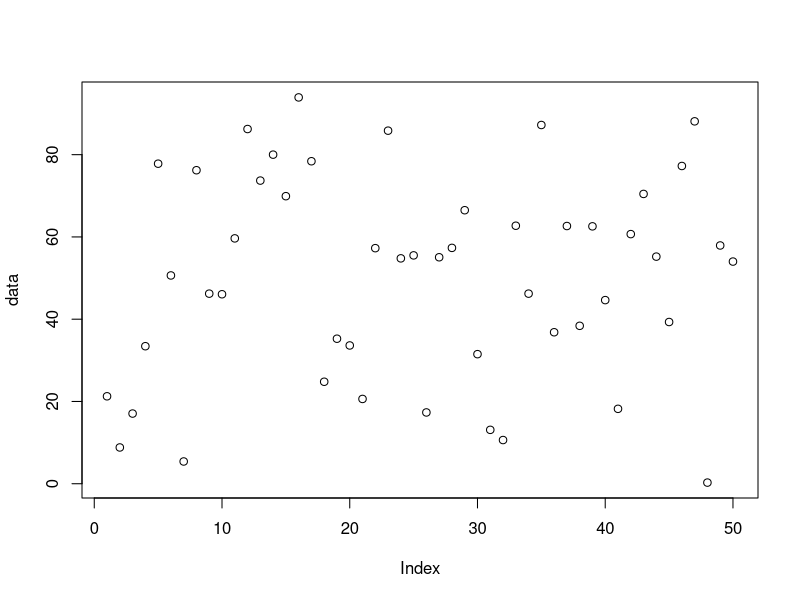
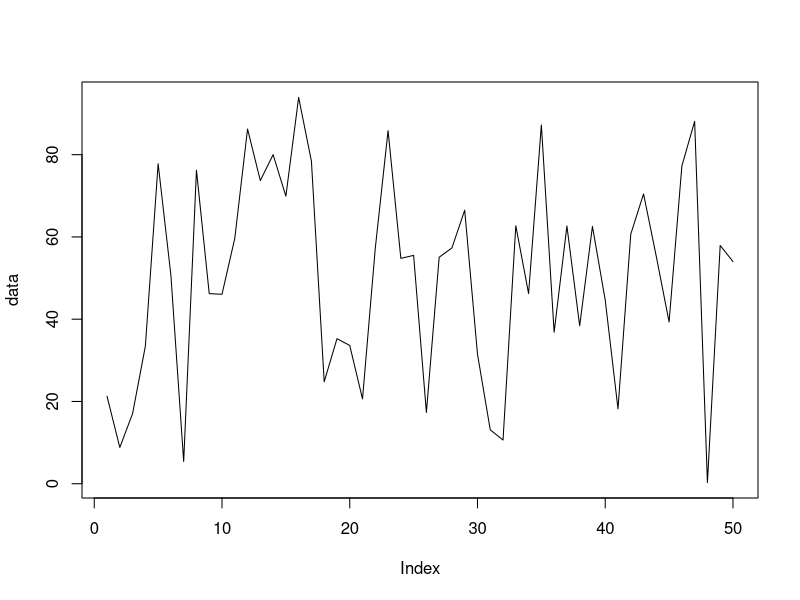
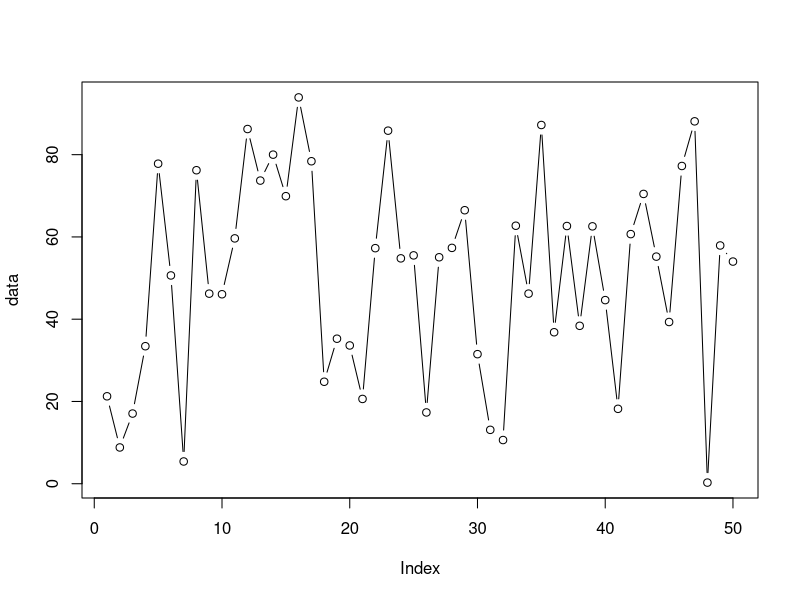
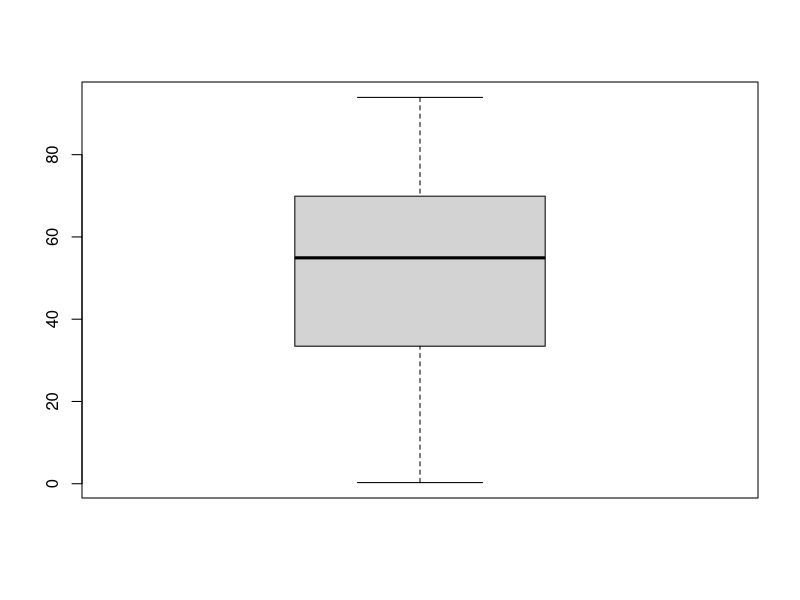
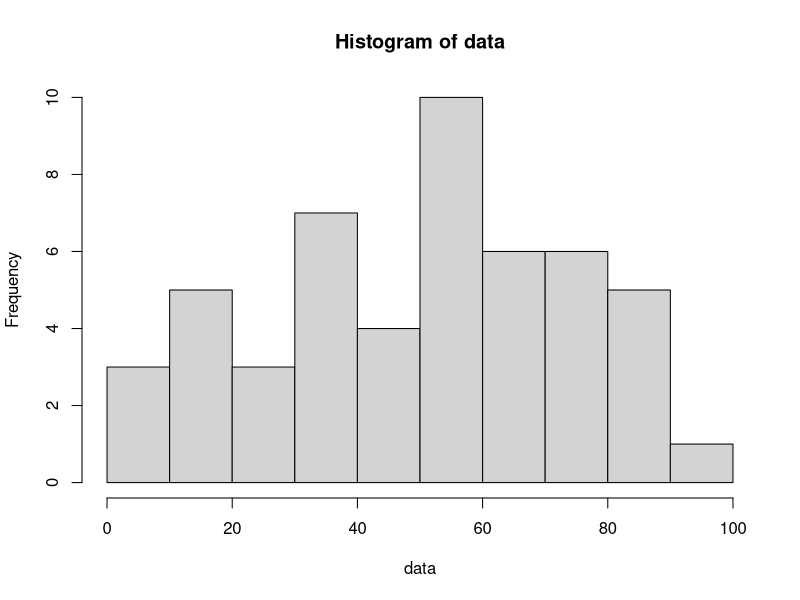
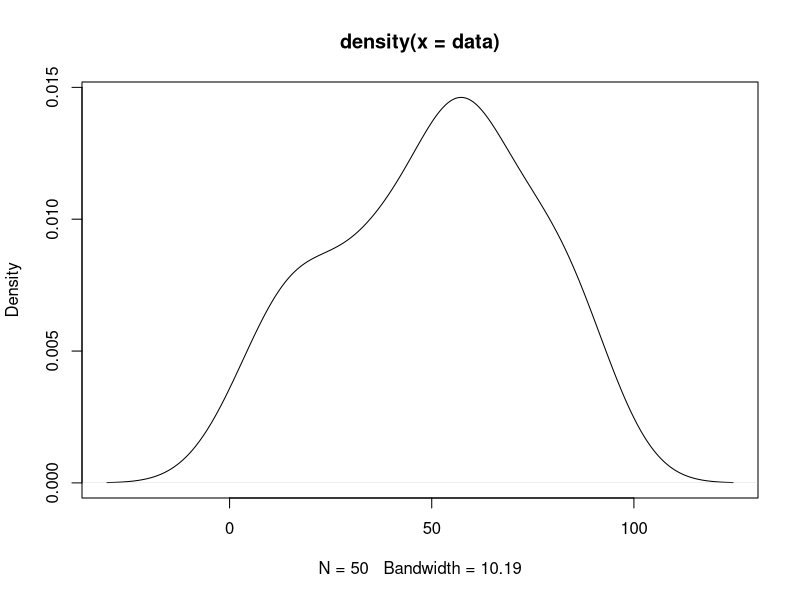
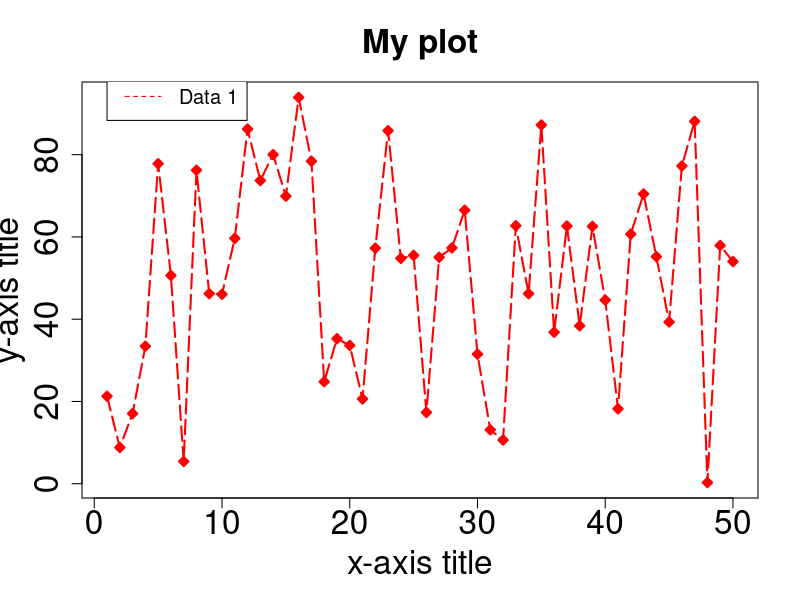
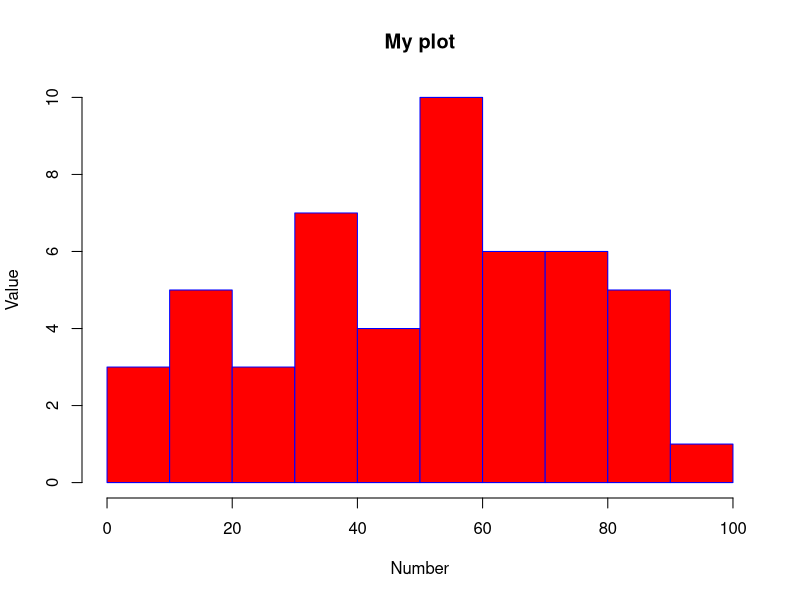

The R source for these figures, in order:
## ---- chunk 1
# Create 50 random numbers between 0 and 100  
data=runif(50, 0, 100)   #runif stands for random numbers from a uniform distribution

# Let's plot the data
plot(data)            # The "plot" function initializes the plot.
plot(data, type="l")  # The "type" argument changes the plot type. "l" calls up a line plot
plot(data, type="b")  # Buffered points joined by lines

# Try options type = "o" and type = "c" as well.

# We can also quickly visualize boxplots, histograms, and density plots using the same procedure
boxplot(data)        # Box-and-whisker plot
hist(data)           # Histogram points
plot(density(data))  # Plot with density distribution 

## ---- chunk 2
# Line plots
plot(data,type="o", col="red",
     xlab="x-axis title",ylab ="y-axis title", 
     main="My plot", # Name of axis labels and title
     cex.axis=2, cex.main=2,cex.lab=2,            # Size of axes, title and label
     pch=23,       # Change marker style
     bg="red",     # Change color of markers
     lty=5,        # Change line style
     lwd=2         # Selecting line width
) 
# Adding legend
legend(1, 100, legend=c("Data 1"),
       col=c("red"), lty=2, cex=1.2)

# Histograms
hist(data,col="red",
     xlab="Number",ylab ="Value", main="My plot", # Name of axis labels and title
     border="blue"
) 

# Try adjusting the parameters:
# hist(data,col="red",
#      xlab="Number",ylab ="Value", main="My plot", # Name of axis labels and title
#      cex.axis=2, cex.main=2,cex.lab=2,            # Size of axes, title and label
#      border="blue", 
#      xlim=c(0,100), # Control the limits of the x-axis
#      las=0,      # Try different values of las: 0,1,2,3 to rotate labels
#      breaks=5    # Try using 5,20,50, 100
# ) # Using more options and controls

## ---- chunk 3

plot_data=data.frame(x=runif(50,0,10), 
                     y=runif(50,20,30), 
                     z=runif(50,30,40)) 

plot(plot_data$x, plot_data$y) # Scatter plot of x and y data

# Mandatory beautification
plot(plot_data$x,plot_data$y, xlab="Data X", ylab="Data Y", main="X vs Y plot",
     col="darkred",pch=20,cex=1.5) # Scatter plot of x and y data

# Multiple lines on one axis
matplot(plot_data, type = c("b"),pch=16,col = 1:4) 
matplot(plot_data, type = c("b","l","o"),pch=16,col = 1:4) # Try this now. Any difference? 
legend("topleft", legend = 1:4, col=1:4, pch=1)            # Add legend to a top left
legend("top", legend = 1:4, col=1:4, pch=1)                # Add legend to at top center
legend("bottomright", legend = 1:4, col=1:4, pch=1)        # Add legend at the bottom right

## ---- chunk 4


date=seq(as.Date('2011-01-01'),as.Date('2011-01-31'),by = 1) # Generate a sequence 31 days
data=runif(31,0,10)                 # Generate 31 random values between 0 and 10
df=data.frame(Date=date,Value=data) # Combine the data in a data frame
plot(df,type="o")

## ---- chunk 5

par(mfrow=c(2,2)) # Call a plot with 4 quadrants

# Plot 1
matplot(plot_data, type = c("b"),pch=16,col = 1:4) 

# Plot 2
plot(plot_data$x,plot_data$y) 

# Plot 3
hist(data,col="red",
     xlab="Number",ylab ="Value", main="My plot", 
     border="blue") 

# Plot4
plot(data,type="o", col="red",
     xlab="Number",ylab ="Value", main="My plot",
     cex.axis=2, cex.main=2,cex.lab=2, 
     pch=23,   
     bg="red", 
     lty=5, 
     lwd=2 
) 

# Alternatively, we can call up a plot using a matrix
matrix(c(1,1,2,3), 2, 2, byrow = TRUE) # Plot 1 is plotted for first two spots, followed by plot 2 and 3 

layout(matrix(c(1,1,2,3), 2, 2, byrow = TRUE)) # Fixes a layout of the plots we want to make

 # Plot 1
matplot(plot_data, type = c("b"),pch=16,col = 1:4)

# Plot2
plot(plot_data$x,plot_data$y) 

# Plot 3
hist(data,col="red",
     xlab="Number",ylab ="Value", main="My plot",
     border="blue"
)
## ---- chunk 6

png("awesome_plot.png", width=4, height=4, units="in", res=400) 
#Tells R we will plot image in png of given specification

matplot(plot_data, type = c("b","l","o"),pch=16,col = 1:4)  
legend("topleft", legend = 1:4, col=1:4, pch=1)

dev.off() # Very important: this sends the image to disc
# Keep pressing till you get the following: 
# Error in dev.off() : cannot shut down device 1 (the null device) 
# This ensures that we are no longer plotting.

# It looks like what everything we just plotted was squeezed together to tightly. Let's change the size.
png("awesome_plot.png", width=6, height=4, units="in", res=400)  #note change in dimension
#Tells R we will plot image in png of given specification

matplot(plot_data, type = c("b","l","o"),pch=16,col = 1:3)  
legend("topleft", legend = 1:3, col=1:3, pch=16)

dev.off() 

